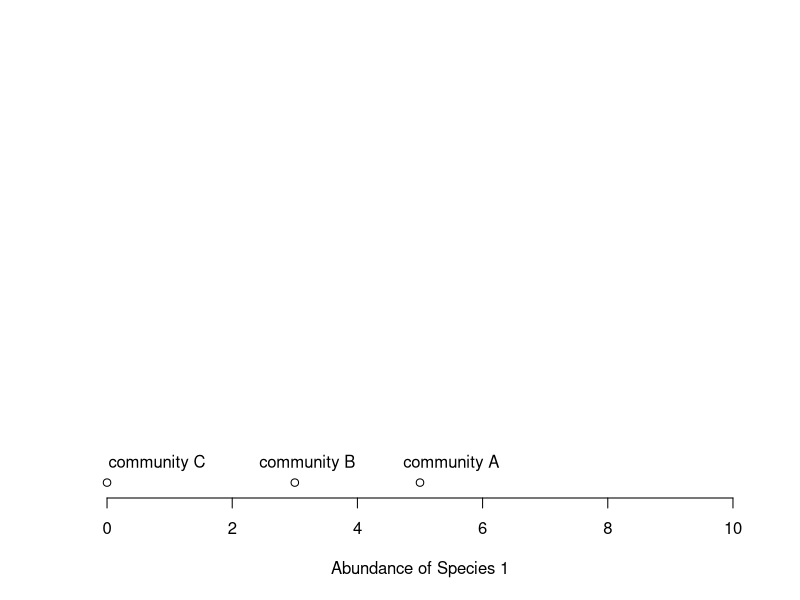
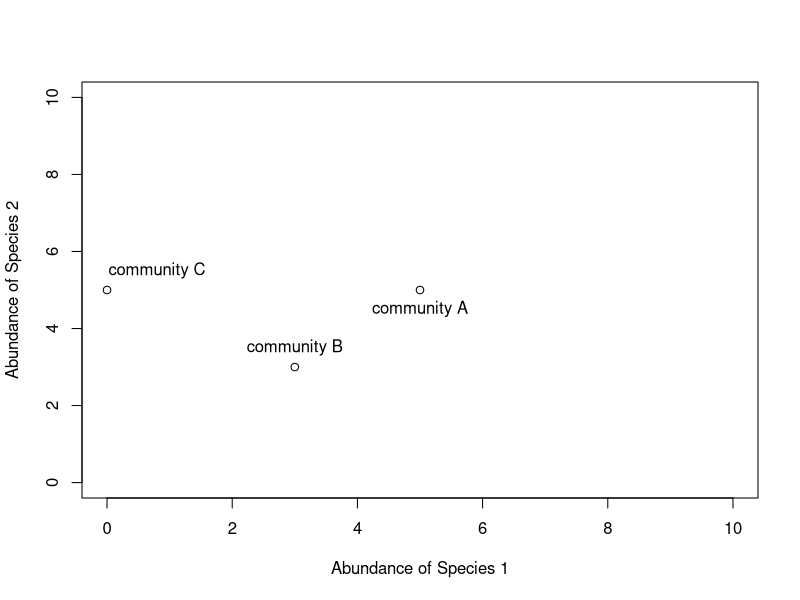
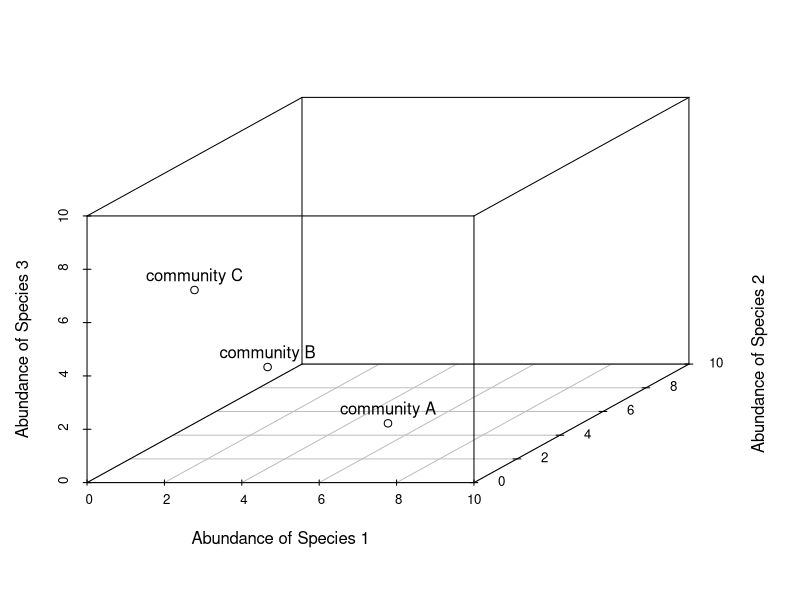
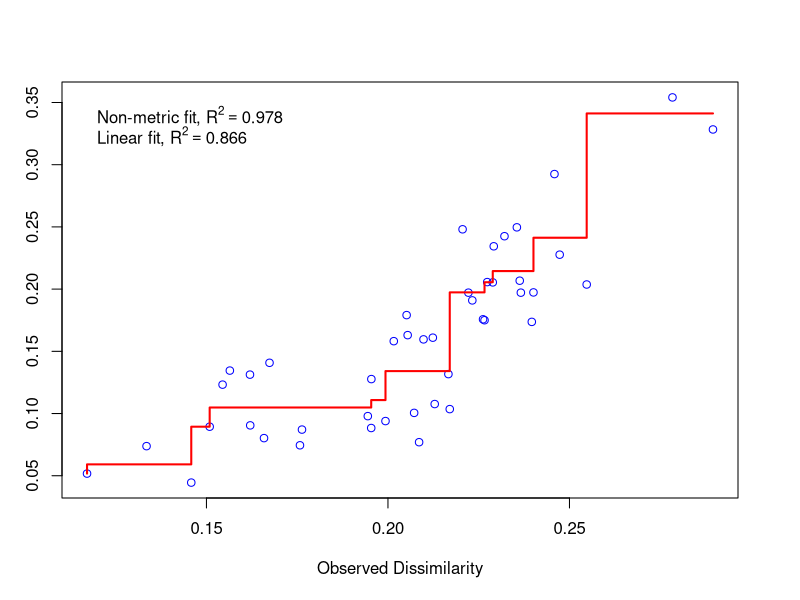
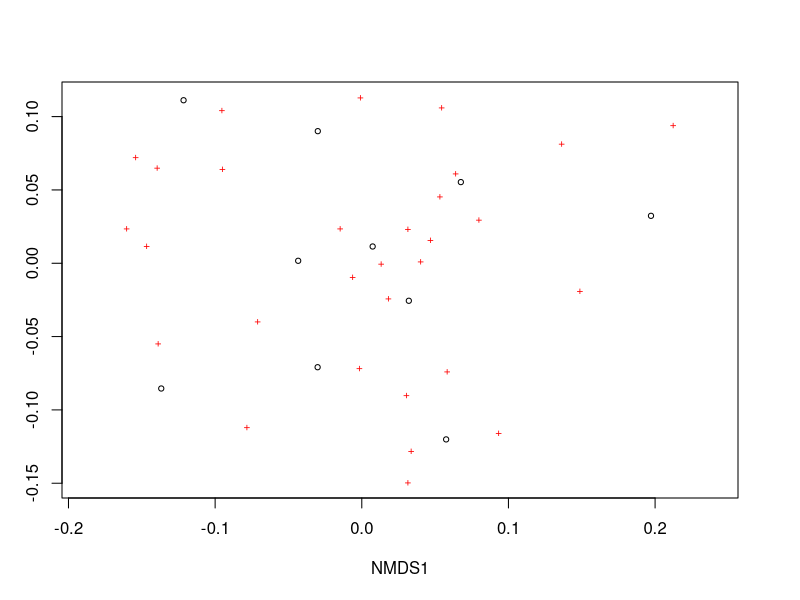
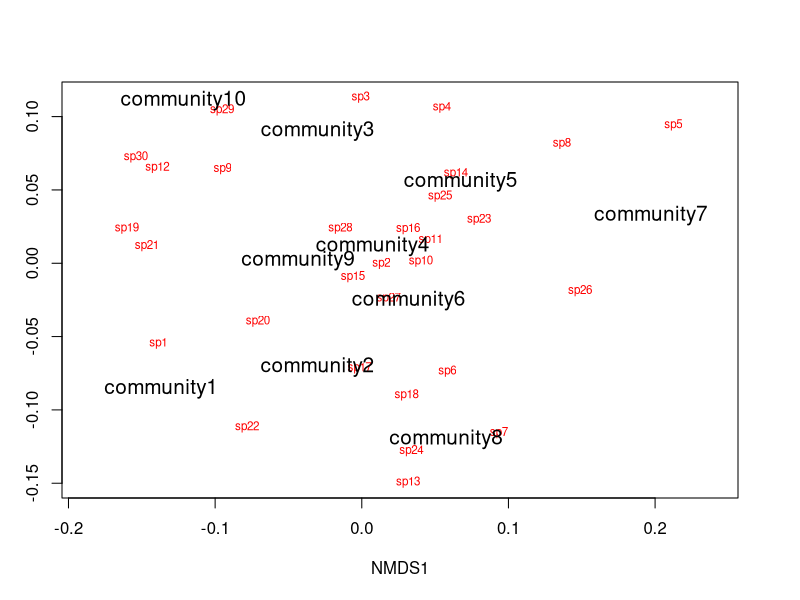
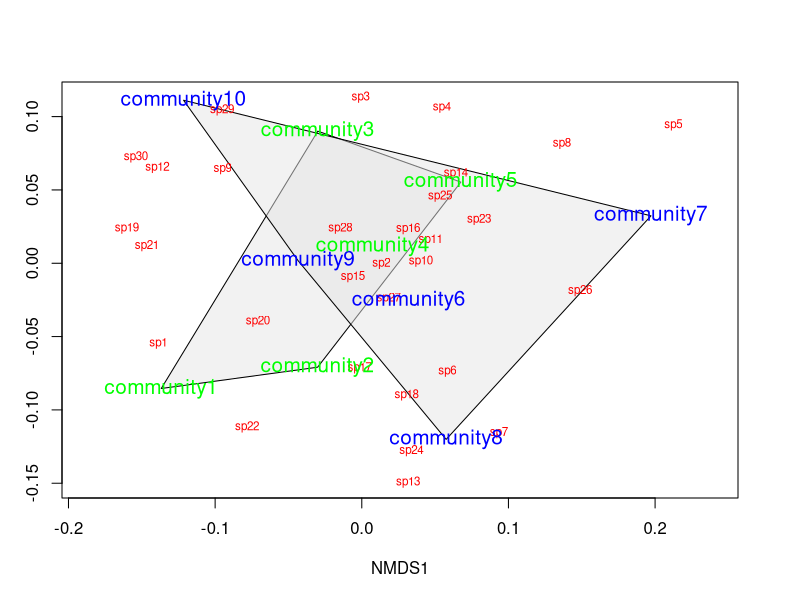
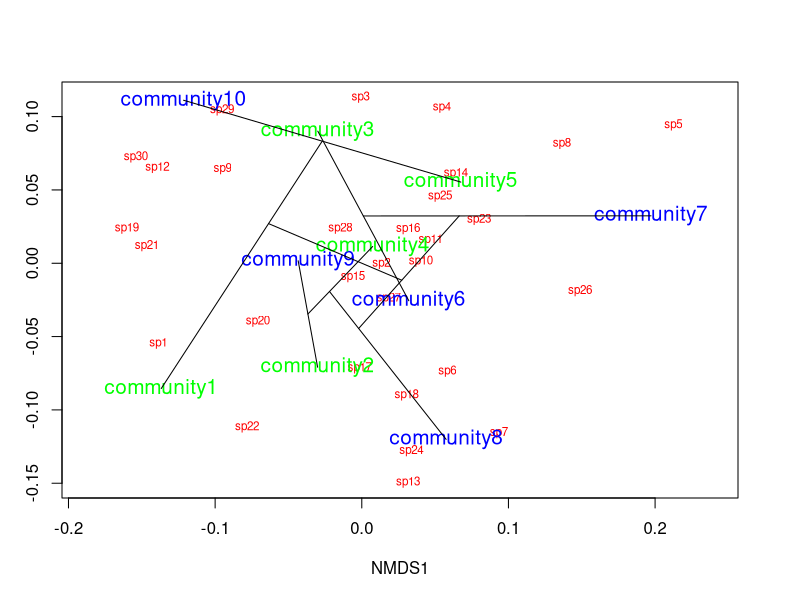

The R script that drew these images, in order:
#Lifted from http://jonlefcheck.net/2012/10/24/nmds-tutorial-in-r/ 


# Non-metric multidimensional scaling (NMDS) is one tool commonly used to 
# examine community composition

# Let's lay some conceptual groundwork
# Consider a single axis of abundance representing a single species:
plot(0:10,0:10,type="n",axes=F,xlab="Abundance of Species 1",ylab="")
axis(1)
# We can plot each community on that axis depending on the abundance of 
# species 1 within it
points(5,0); text(5.5,0.5,labels="community A")
points(3,0); text(3.2,0.5,labels="community B")
points(0,0); text(0.8,0.5,labels="community C")

# Now consider a second axis of abundance representing a different 
# species
# Communities can be plotted along both axes depending on the abundance of
# species within it
plot(0:10,0:10,type="n",xlab="Abundance of Species 1",
     ylab="Abundance of Species 2")
points(5,5); text(5,4.5,labels="community A")
points(3,3); text(3,3.5,labels="community B")
points(0,5); text(0.8,5.5,labels="community C")

# Now consider a THIRD axis of abundance representing yet another species
# (For this we're going to need to load another package)
# install.packages("scatterplot3d")
library(scatterplot3d)
d=scatterplot3d(0:10,0:10,0:10,type="n",xlab="Abundance of Species 1",
                ylab="Abundance of Species 2",
                zlab="Abundance of Species 3"); d
d$points3d(5,5,0); text(d$xyz.convert(5,5,0.5),labels="community A")
d$points3d(3,3,3); text(d$xyz.convert(3,3,3.5),labels="community B")
d$points3d(0,5,5); text(d$xyz.convert(0,5,5.5),labels="community C")

# Now consider as many axes as there are species S (obviously we cannot 
# visualize this beyond 3 dimensions)
# Hopefully your head didn't explode

# The goal of NMDS is to represent the original position of communities in
# multidimensional space as accurately as possible using a reduced number 
# of dimensions that can be easily plotted and visualized 

# NMDS does not use the absolute abundances of species in communities, but
# rather their RANK ORDER!
# The use of ranks omits some of the issues associated with using absolute
# distance (e.g., sensitivity to transformation), and as a result is much 
# more flexible technique that accepts a variety of types of data
# (It is also where the "non-metric" part of the name comes from)

# The NMDS procedure is iterative and takes place over several steps:
# (1) Define the original positions of communities in multidimensional 
# space 
# (2) Specify the number m of reduced dimensions (typically 2)
# (3) Construct an initial configuration of the samples in 2-dimensions
# (4) Regress distances in this initial configuration against the observed 
# (measured) distances
# (5) Determine the stress (disagreement between 2-D configuration and 
# predicted values from regression)
# If the 2-D configuration perfectly preserves the original rank 
# orders, then a plot ofone against the other must be monotonically 
# increasing. The extent to which the points on the 2-D configuration
# differ from this monotonically increasing line determines the
# degree of stress (see Shepard plot)
# (6) If stress is high, reposition the points in m dimensions in the 
#direction of decreasing stress, and repeat until stress is below 
#some threshold 

# Generally, stress < 0.05 provides an excellent represention in reduced 
# dimensions, < 0.1 is great, < 0.2 is good, and stress > 0.3 provides a 
# poor representation

# NOTE: The final configuration may differ depending on the initial 
# configuration (which is often random) and the number of iterations, so
# it is advisable to run the NMDS multiple times and compare the 
# interpretation from the lowest stress solutions

# To begin, NMDS requires a distance matrix, or a matrix of 
# dissimilarities
# Raw Euclidean distances are not ideal for this purpose: they are 
# sensitive to totalabundances, so may treat sites with a similar number
# of species as more similar, even though the identities of the species
# are different
# They are also sensitive to species absences, so may treat sites with
# the same number of absent species as more similar

# Consequently, ecologists use the Bray-Curtis dissimilarity calculation, 
# which has many ideal properties:
# It is invariant to changes in units
# It is unaffected by additions/removals of species that are not 
# present in two communities
# It is unaffected by the addition of a new community
# It can recognize differences in total abudnances when relative 
# abundances are the same

# To run the NMDS, we will use the function `metaMDS` from the vegan 
# package
#install.packages("vegan")
library(vegan)
# `metaMDS` requires a community-by-species matrix
# Let's create that matrix with some randomly sampled data
set.seed(2)#integer vector, containing the random number generator
community_matrix=matrix(sample(1:100,300,replace=T),nrow=10, #random number draw sample(x, size, replace = FALSE, prob = NULL)
                        dimnames=list(paste("community",1:10,sep=""),
                                      paste("sp",1:30,sep="")))#labeling a species matrix with 10 communities (rows) and 30 species (columns)

# The function `metaMDS` will take care of most of the distance 
# calculations, iterative fitting, etc. We need simply to supply:
example_NMDS=metaMDS(community_matrix, # Our community-by-species matrix
                     k=2) # The number of reduced dimensions
# You should see each iteration of the NMDS until a solution is reached
# (i.e., stress was minimized after some number of reconfigurations of 
# the points in 2 dimensions). You can increase the number of default 
# iterations using the argument "trymax=##"
example_NMDS=metaMDS(community_matrix,k=2,trymax=100)

# And we can look at the NMDS object
example_NMDS # metaMDS has automatically applied a square root 
# transformation and calculated the Bray-Curtis distances for our 
# community-by-site matrix
# Let's examine a Shepard plot, which shows scatter around the regression
# between the interpoint distances in the final configuration (distances 
# between each pair of communities) against their original dissimilarities
stressplot(example_NMDS)
# Large scatter around the line suggests that original dissimilarities are
# not well preserved in the reduced number of dimensions

#Now we can plot the NMDS
plot(example_NMDS)
# It shows us both the communities ("sites", open circles) and species 
# (red crosses), but we  don't know which are which!

# We can use the functions `ordiplot` and `orditorp` to add text to the 
# plot in place of points
ordiplot(example_NMDS,type="n")
orditorp(example_NMDS,display="species",col="red",air=0.01)
orditorp(example_NMDS,display="sites",cex=1.25,air=0.01)

# There are some additional functions that might of interest
# Let's suppose that communities 1-5 had some treatment applied, and 
# communities 6-10 a different treatment
# We can draw convex hulls connecting the vertices of the points made by
# these communities on the plot
# First, let's create a vector of treatment values:
treat=c(rep("Treatment1",5),rep("Treatment2",5))
ordiplot(example_NMDS,type="n")
ordihull(example_NMDS,groups=treat,draw="polygon",col="grey90",
         label=FALSE)
orditorp(example_NMDS,display="species",col="red",air=0.01)
orditorp(example_NMDS,display="sites",col=c(rep("green",5),rep("blue",5)),
         air=0.01,cex=1.25)
# I find this an intuitive way to understand how communities and species 
# cluster based on treatments
# One can also plot ellipses and "spider graphs" using the functions 
# `ordiellipse` and `orderspider` which emphasize the centroid of the 
# communities in each treatment

# Another alternative is to plot a minimum spanning tree (from the 
# function `hclust`), which clusters communities based on their original 
# dissimilarities and projects the dendrogram onto the 2-D plot
ordiplot(example_NMDS,type="n")
orditorp(example_NMDS,display="species",col="red",air=0.01)
orditorp(example_NMDS,display="sites",col=c(rep("green",5),rep("blue",5)),
         air=0.01,cex=1.25)
ordicluster(example_NMDS,hclust(vegdist(community_matrix,"bray"))) 
# Note that clustering is based on Bray-Curtis distances
# This is one method suggested to check the 2-D plot for accuracy

# You could also plot the convex hulls, ellipses, spider plots, etc. colored based on the treatments
# First, create a vector of color values corresponding of the same length as the vector of treatment values
colors=c(rep("red",5),rep("blue",5))
ordiplot(example_NMDS,type="n")
#Plot convex hulls with colors baesd on treatment
for(i in unique(treat)) {
  ordihull(example_NMDS$point[grep(i,treat),],draw="polygon",groups=treat[treat==i],col=colors[grep(i,treat)],label=F) } 
orditorp(example_NMDS,display="species",col="red",air=0.01)
orditorp(example_NMDS,display="sites",col=c(rep("green",5),rep("blue",5)),
         air=0.01,cex=1.25)

# If the treatment is a continuous variable, consider mapping contour 
# lines onto the plot
# For this example, consider the treatments were applied along an 
# elevational gradient
# We can define random elevations for previous example
elevation=runif(10,0.5,1.5)#enerates random deviates 
# And use the function ordisurf to plot contour lines
ordisurf(example_NMDS,elevation,main="",col="forestgreen")
# Finally, we want to display species on plot
orditorp(example_NMDS,display="species",col="grey30",air=0.1,cex=1)
